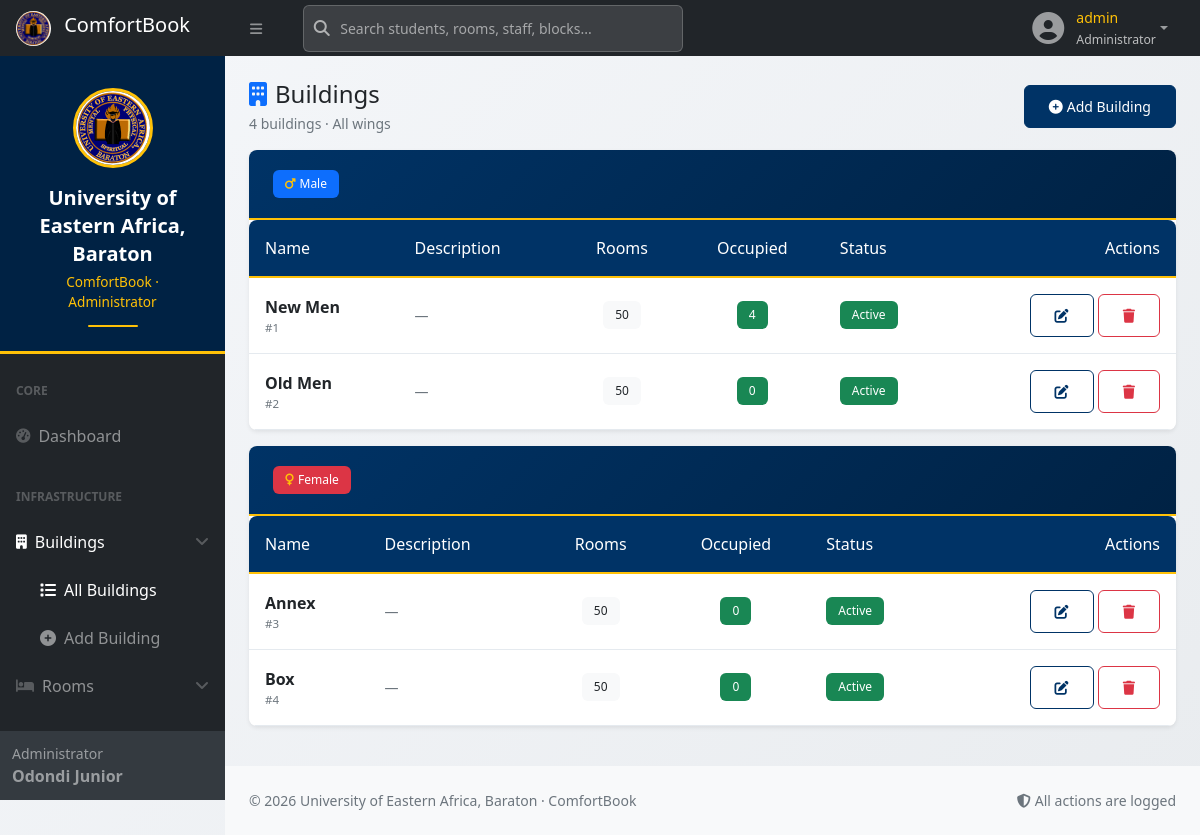
The page /user/buildings.php (signed in) on the database its author committed.
### tables this page shows
CREATE TABLE `blocks` (
  `id` int(10) UNSIGNED NOT NULL,
  `name` varchar(80) NOT NULL,
  `gender` enum('Male','Female') NOT NULL,
  `description` text DEFAULT NULL,
  `is_active` tinyint(1) NOT NULL DEFAULT 1,
  `created_at` datetime NOT NULL DEFAULT current_timestamp()
);

### includes/auth.php (called while the page is built, shortened)
<?php
require_once __DIR__ . '/config.php';
function user_role(): ?string    { return $_SESSION['role'] ?? null; }
function gender_scope(): ?string { return $_SESSION['gender_scope'] ?? null; }
function is_admin(): bool        { return user_role() === 'admin'; }
        ?>
        <?php
function gender_filter(): ?string { return gender_scope(); }

### includes/config.php (called while the page is built, shortened)
<?php
function h($v): string {
    return htmlspecialchars((string)$v, ENT_QUOTES, 'UTF-8');
}

### user/buildings.php (the view, shortened to what this page needs)
<?php
require_once __DIR__ . '/../includes/config.php';
require_once __DIR__ . '/../includes/auth.php';
$gender  = gender_filter();
$where = ' WHERE 1=1'; $params = [];
$stmt = $pdo->prepare("
    SELECT b.*,
           (SELECT COUNT(*) FROM rooms r WHERE r.block_id = b.id) room_count,
           (SELECT COUNT(*) FROM rooms r WHERE r.block_id = b.id AND r.status='occupied') occupied_count
    FROM blocks b $where
    ORDER BY b.gender ASC, b.name ASC
");
$stmt->execute($params);
$blocks = $stmt->fetchAll();
$grouped = ['Male'=>[], 'Female'=>[]];
foreach ($blocks as $b) $grouped[$b['gender']][] = $b;
function h_gender_badge(string $g): string {
    return $g === 'Male'
        ? '<span class="badge bg-primary"><i class="fas fa-mars me-1"></i>Male</span>'
        : '<span class="badge bg-danger"><i class="fas fa-venus me-1"></i>Female</span>';
}
?>
<?php include __DIR__ . '/partial/header.php'; ?>
<div id="layoutSidenav">
    <?php include __DIR__ . '/partial/sidebar.php'; ?>
    <div id="layoutSidenav_content">
        <main class="container-fluid px-4">
            <div class="d-flex flex-wrap justify-content-between align-items-center mt-4 mb-3">
                <div>
                    <h4 class="mb-1"><i class="fas fa-building text-primary me-2"></i>Buildings</h4>
                    <p class="text-muted small mb-0"><?= count($blocks) ?> building<?= count($blocks)===1?'':'s' ?><?= $gender ? ' · '.h($gender).' wing' : ' · All wings' ?></p>
                </div>
                <?php if ($isAdmin): ?>
                <a href="building_form.php" class="btn btn-primary btn-sm">
                    <i class="fas fa-plus-circle me-1"></i>Add Building
                </a>
                <?php endif; ?>
            </div>
            <?php foreach (['Male','Female'] as $wing): ?>
                <div class="card border-0 shadow-sm mb-3">
                    <div class="card-header bg-white"><h6 class="mb-0 fw-bold"><?= h_gender_badge($wing) ?></h6></div>
                    <div class="card-body p-0">
                        <div class="table-responsive">
                            <table class="table table-hover mb-0 align-middle">
                                <thead class="table-light">
                                    <tr><th>Name</th><th>Description</th><th class="text-center">Rooms</th><th class="text-center">Occupied</th><th>Status</th>
                                    <?php if ($isAdmin): ?><th class="text-end">Actions</th><?php endif; ?></tr>
                                </thead>
                                <tbody>
                                <?php foreach ($grouped[$wing] as $b): ?>
                                    <tr>
                                        <td><div class="fw-semibold"><?= h($b['name']) ?></div><div class="text-muted" style="font-size:.72rem;">#<?= (int)$b['id'] ?></div></td>
                                        <td class="small text-muted"><?= h($b['description'] ?: '—') ?></td>
                                        <td class="text-center"><span class="badge bg-light text-dark"><?= (int)$b['room_count'] ?></span></td>
                                        <td class="text-center"><span class="badge bg-success"><?= (int)$b['occupied_count'] ?></span></td>
                                        <td><?= $b['is_active'] ? '<span class="badge bg-success">Active</span>' : '<span class="badge bg-secondary">Inactive</span>' ?></td>
                                        <?php if ($isAdmin): ?>
                                        <td class="text-end">
                                            <a href="building_form.php?id=<?= (int)$b['id'] ?>" class="btn btn-sm btn-outline-primary"><i class="fas fa-edit"></i></a>
                                            <form method="post" class="d-inline" onsubmit="return confirm('Delete this building?');">
                                                <button class="btn btn-sm btn-outline-danger"><i class="fas fa-trash"></i></button>
                                            </form>
                                        </td>
                                        <?php endif; ?>
                                    </tr>
                                <?php endforeach; ?>
                                </tbody>
                            </table>
                        </div>
                    </div>
                </div>
            <?php endforeach; ?>
            <div class="pb-4"></div>
        </main>
<?php include __DIR__ . '/partial/footer.php'; ?>

### assets/css/ueab-theme.css (style rules this page uses)
:root { --ueab-primary: #003366; --ueab-primary-dark: #002244; --ueab-primary-light: #1a4d7a; --ueab-accent: #ffc107; --ueab-accent-light: #ffcd39; --ueab-accent-dark: #e6a700; --ueab-text-light: #ffffff; --ueab-text-muted: #f0f0f0; --ueab-text-dark: #333333; --ueab-border-light: rgba(255, 255, 255, 0.1); --ueab-border-dark: rgba(0, 51, 102, 0.1); --ueab-gradient: linear-gradient(135deg, var(--ueab-primary) 0%, var(--ueab-primary-dark) 100%); --ueab-shadow: 0 5px 15px rgba(0, 51, 102, 0.08); --ueab-shadow-hover: 0 8px 25px rgba(0, 51, 102, 0.15); }
body { background: linear-gradient(135deg, #f5f7fa 0%, #e9ecef 100%); font-family: 'Segoe UI', Tahoma, Geneva, Verdana, sans-serif; min-height: 100vh; }
.card { border: none; border-radius: 0.5rem; box-shadow: var(--ueab-shadow); transition: all 0.3s ease; margin-bottom: 1.5rem; overflow: hidden; }
.card-header { background: var(--ueab-gradient); color: var(--ueab-text-light); border-bottom: 2px solid var(--ueab-accent); padding: 1.25rem 1.5rem; font-weight: 600; }
.card-header i { color: var(--ueab-accent); margin-right: 0.75rem; }
.card-body { padding: 1.5rem; }
.table-responsive { border-radius: 0.5rem; overflow: hidden; }
.table { margin-bottom: 0; background: white; }
.table thead th { background: var(--ueab-primary); color: var(--ueab-text-light); font-weight: 500; border-bottom: 2px solid var(--ueab-accent); padding: 1rem; white-space: nowrap; }
.table tbody tr { transition: all 0.3s ease; }
.table td { padding: 1rem; vertical-align: middle; border-bottom: 1px solid var(--ueab-border-dark); }
.btn { padding: 0.625rem 1.5rem; border-radius: 0.375rem; font-weight: 500; transition: all 0.3s ease; position: relative; overflow: hidden; }
.btn-primary { background: var(--ueab-primary); border-color: var(--ueab-primary); }
.btn-outline-primary { border-color: var(--ueab-primary); color: var(--ueab-primary); }
.badge { padding: 0.5rem 0.75rem; font-weight: 500; border-radius: 0.375rem; }

### rows shown on the page
blocks: name "New Men", id "1", description "—", room_count "50", occupied_count "4", is_active "Active"
blocks: name "Old Men", id "2", description "—", room_count "50", occupied_count "0", is_active "Active"
blocks: name "Annex", id "3", description "—", room_count "50", occupied_count "0", is_active "Active"
blocks: name "Box", id "4", description "—", room_count "50", occupied_count "0", is_active "Active"

### other values the page prints
$username "admin"
$roleDisplay "Administrator"
role_display() "Administrator"
$_SESSION['full_name'] "Odondi Junior"
count($blocks) "4"
